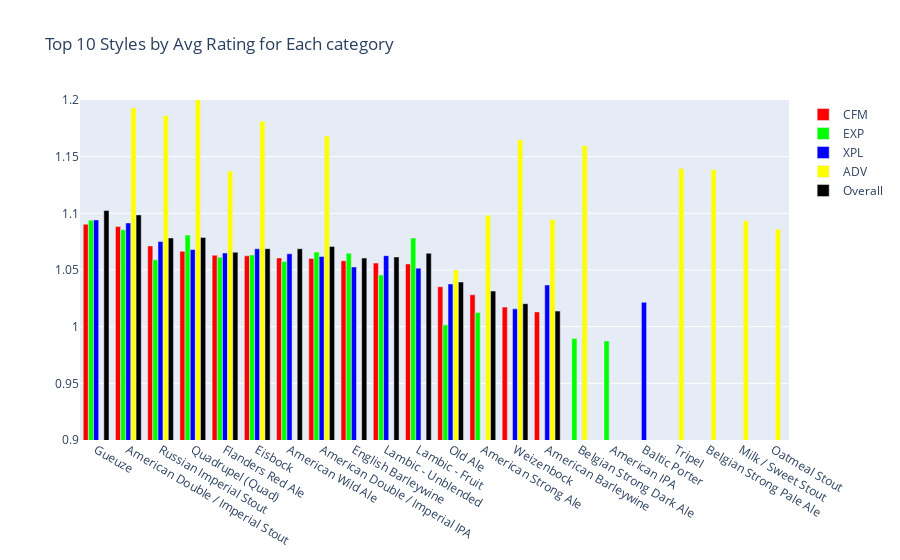

Notebook code for this chart:
### Code cell
# make the plot interactive
fig = go.Figure()

fig.add_trace(go.Bar(
    x=cfm_ratings_by_style.index,
    y=cfm_ratings_by_style_top["norm_rating"].values,
    name='CFM',
    marker_color='#FF0000'
))
fig.add_trace(go.Bar(
    x=exp_ratings_by_style.index,
    y=exp_ratings_by_style_top["norm_rating"].values,
    name='EXP',
    marker_color='#00FF00'
))
fig.add_trace(go.Bar(
    x=xpl_ratings_by_style.index,
    y=xpl_ratings_by_style_top["norm_rating"].values,
    name='XPL',
    marker_color='#0000FF'
))
fig.add_trace(go.Bar(
    x=adv_ratings_by_style.index,
    y=adv_ratings_by_style_top["norm_rating"].values,
    name='ADV',
    marker_color='#FFFF00'
))

fig.add_trace(go.Bar(
    x=overall_ratings_by_style.index,
    y=overall_ratings_by_style_top["norm_rating"].values,
    name='Overall',
    marker_color='#000000'
))

# set y axis to start at 0.9 and end at 1.2
fig.update_yaxes(range=[0.9, 1.2])



# Change the bar mode
fig.update_layout(barmode='group', title="Top 10 Styles by Avg Rating for Each category")
fig.show()

### Figure 1 — Plotly figure (JSON) as saved in the notebook; plotly's stock layout.template omitted (floating-point values rounded to 4 significant figures)
{"data": [{"marker": {"color": "#FF0000"}, "name": "CFM", "type": "bar", "x": ["Gueuze", "American Double / Imperial Stout", "Russian Imperial Stout", "Quadrupel (Quad)", "Flanders Red Ale", "Eisbock", "American Wild Ale", "American Double / Imperial IPA", "English Barleywine", "Lambic - Unblended", "Lambic - Fruit", "Old Ale", "American Strong Ale", "Weizenbock", "American Barleywine", "Baltic Porter", "Flanders Oud Bruin", "Belgian Strong Dark Ale", "Scotch Ale / Wee Heavy", "Milk / Sweet Stout", "Wheatwine", "Tripel", "American Porter", "Berliner Weissbier", "Saison / Farmhouse Ale", "American Double / Imperial Pilsner", "Belgian Strong Pale Ale", "American IPA", "American Black Ale", "Oatmeal Stout", "Doppelbock", "Gose", "Dubbel", "Foreign / Export Stout", "Bière de Garde", "Belgian IPA", "Rauchbier", "American Stout", "English Porter", "Rye Beer", "American Pale Ale (APA)", "English Stout", "American Brown Ale", "Bière de Champagne / Bière Brut", "Sahti", "Smoked Beer", "Dunkelweizen", "Braggot", "Hefeweizen", "Belgian Pale Ale", "English Strong Ale", "Scottish Gruit / Ancient Herbed Ale", "Kellerbier / Zwickelbier", "American Amber / Red Ale", "Belgian Dark Ale", "Roggenbier", "Schwarzbier", "Pumpkin Ale", "California Common / Steam Beer", "Winter Warmer", "Maibock / Helles Bock", "Extra Special / Strong Bitter (ESB)", "Scottish Ale", "Faro", "Altbier", "English Brown Ale", "Märzen / Oktoberfest", "Munich Helles Lager", "Dortmunder / Export Lager", "Munich Dunkel Lager", "Irish Dry Stout", "Kristalweizen", "Witbier", "English Pale Mild Ale", "English Dark Mild Ale", "English Bitter", "American Pale Wheat Ale", "Cream Ale", "American Dark Wheat Ale", "English India Pale Ale (IPA)", "Czech Pilsener", "German Pilsener", "Herbed / Spiced Beer", "Kölsch", "Chile Beer", "American Blonde Ale", "Vienna Lager", "English Pale Ale", "American Pale Lager", "Irish Red Ale", "Fruit / Vegetable Beer", "Bock", "Euro Dark Lager", "Black & Tan", "Kvass", "American Amber / Red Lager", "Euro Pale Lager", "Euro Strong Lager", "Happoshu", "Japanese Rice Lager", "American Adjunct Lager", "Low Alcohol Beer", "American Malt Liquor", "Light Lager"], "y": [1.09, 1.088, 1.071, 1.067, 1.063, 1.063, 1.061, 1.06, 1.058, 1.056, 1.055, 1.035, 1.028, 1.017, 1.013]}, {"marker": {"color": "#00FF00"}, "name": "EXP", "type": "bar", "x": ["Gueuze", "American Double / Imperial Stout", "Quadrupel (Quad)", "Lambic - Fruit", "American Double / Imperial IPA", "English Barleywine", "Eisbock", "Flanders Red Ale", "Russian Imperial Stout", "American Wild Ale", "Lambic - Unblended", "American Strong Ale", "Old Ale", "Belgian Strong Dark Ale", "American IPA", "American Porter", "American Barleywine", "Tripel", "Milk / Sweet Stout", "Flanders Oud Bruin", "Dubbel", "American Pale Ale (APA)", "Baltic Porter", "Belgian Strong Pale Ale", "American Double / Imperial Pilsner", "Weizenbock", "Scotch Ale / Wee Heavy", "Saison / Farmhouse Ale", "Bière de Garde", "Wheatwine", "Kvass", "Berliner Weissbier", "American Black Ale", "Doppelbock", "American Stout", "Oatmeal Stout", "Rauchbier", "Rye Beer", "Hefeweizen", "Foreign / Export Stout", "American Brown Ale", "Sahti", "Belgian IPA", "Gose", "English Stout", "Braggot", "American Amber / Red Ale", "English Porter", "Dunkelweizen", "Pumpkin Ale", "Winter Warmer", "Belgian Pale Ale", "Smoked Beer", "California Common / Steam Beer", "Maibock / Helles Bock", "Dortmunder / Export Lager", "English Strong Ale", "American Pale Wheat Ale", "Bière de Champagne / Bière Brut", "Chile Beer", "Extra Special / Strong Bitter (ESB)", "Kellerbier / Zwickelbier", "Scottish Gruit / Ancient Herbed Ale", "Kölsch", "Munich Dunkel Lager", "Belgian Dark Ale", "Munich Helles Lager", "Roggenbier", "Scottish Ale", "Schwarzbier", "Altbier", "Märzen / Oktoberfest", "English Brown Ale", "English India Pale Ale (IPA)", "Vienna Lager", "Fruit / Vegetable Beer", "Irish Red Ale", "German Pilsener", "Witbier", "Cream Ale", "Herbed / Spiced Beer", "English Dark Mild Ale", "American Blonde Ale", "Irish Dry Stout", "Kristalweizen", "English Bitter", "English Pale Ale", "American Pale Lager", "American Dark Wheat Ale", "Czech Pilsener", "Euro Dark Lager", "Bock", "English Pale Mild Ale", "American Amber / Red Lager", "Black & Tan", "Happoshu", "Japanese Rice Lager", "Euro Pale Lager", "Euro Strong Lager", "American Adjunct Lager", "American Malt Liquor", "Light Lager"], "y": [1.094, 1.086, 1.081, 1.078, 1.066, 1.065, 1.063, 1.061, 1.059, 1.057, 1.046, 1.012, 1.002, 0.9896, 0.9874]}, {"marker": {"color": "#0000FF"}, "name": "XPL", "type": "bar", "x": ["Gueuze", "American Double / Imperial Stout", "Russian Imperial Stout", "Eisbock", "Quadrupel (Quad)", "Flanders Red Ale", "American Wild Ale", "Lambic - Unblended", "American Double / Imperial IPA", "English Barleywine", "Lambic - Fruit", "Old Ale", "American Barleywine", "Baltic Porter", "Weizenbock", "Flanders Oud Bruin", "American Strong Ale", "Belgian Strong Dark Ale", "Milk / Sweet Stout", "Berliner Weissbier", "Wheatwine", "Saison / Farmhouse Ale", "Gose", "Scotch Ale / Wee Heavy", "Tripel", "American Porter", "Oatmeal Stout", "American IPA", "American Black Ale", "Doppelbock", "Belgian Strong Pale Ale", "Bière de Champagne / Bière Brut", "Belgian IPA", "Foreign / Export Stout", "Rauchbier", "American Double / Imperial Pilsner", "American Stout", "Dubbel", "Bière de Garde", "English Porter", "Rye Beer", "Smoked Beer", "American Brown Ale", "Sahti", "Kellerbier / Zwickelbier", "American Pale Ale (APA)", "English Strong Ale", "Braggot", "Scottish Gruit / Ancient Herbed Ale", "Roggenbier", "Dunkelweizen", "Belgian Pale Ale", "English Stout", "Schwarzbier", "Winter Warmer", "Maibock / Helles Bock", "Hefeweizen", "Altbier", "Irish Dry Stout", "Extra Special / Strong Bitter (ESB)", "Belgian Dark Ale", "Pumpkin Ale", "California Common / Steam Beer", "Faro", "Scottish Ale", "American Amber / Red Ale", "English Dark Mild Ale", "Munich Dunkel Lager", "Witbier", "Märzen / Oktoberfest", "Munich Helles Lager", "English Brown Ale", "Kölsch", "English India Pale Ale (IPA)", "English Pale Mild Ale", "American Dark Wheat Ale", "Czech Pilsener", "Dortmunder / Export Lager", "Cream Ale", "American Pale Wheat Ale", "English Bitter", "Kristalweizen", "Bock", "Herbed / Spiced Beer", "Irish Red Ale", "German Pilsener", "English Pale Ale", "Chile Beer", "Fruit / Vegetable Beer", "Vienna Lager", "American Blonde Ale", "Euro Dark Lager", "Kvass", "American Pale Lager", "Black & Tan", "American Amber / Red Lager", "Euro Pale Lager", "Japanese Rice Lager", "Happoshu", "Euro Strong Lager", "American Adjunct Lager", "Low Alcohol Beer", "American Malt Liquor", "Light Lager"], "y": [1.094, 1.092, 1.075, 1.069, 1.068, 1.065, 1.064, 1.063, 1.062, 1.053, 1.052, 1.038, 1.037, 1.021, 1.016]}, {"marker": {"color": "#FFFF00"}, "name": "ADV", "type": "bar", "x": ["Quadrupel (Quad)", "American Double / Imperial Stout", "Russian Imperial Stout", "Eisbock", "American Double / Imperial IPA", "Weizenbock", "Belgian Strong Dark Ale", "Tripel", "Belgian Strong Pale Ale", "Flanders Red Ale", "American Strong Ale", "American Barleywine", "Milk / Sweet Stout", "Oatmeal Stout", "Old Ale", "Wheatwine", "Flanders Oud Bruin", "Doppelbock", "Scotch Ale / Wee Heavy", "Baltic Porter", "Dubbel", "Foreign / Export Stout", "American Black Ale", "American IPA", "Belgian IPA", "Gueuze", "American Porter", "American Wild Ale", "English Barleywine", "American Stout", "English Porter", "Lambic - Fruit", "American Double / Imperial Pilsner", "English Stout", "Sahti", "Dunkelweizen", "Scottish Ale", "California Common / Steam Beer", "Faro", "Rauchbier", "Hefeweizen", "English Strong Ale", "American Brown Ale", "Saison / Farmhouse Ale", "Rye Beer", "Maibock / Helles Bock", "Bière de Garde", "Schwarzbier", "Irish Dry Stout", "Winter Warmer", "Smoked Beer", "American Pale Ale (APA)", "Scottish Gruit / Ancient Herbed Ale", "Altbier", "Lambic - Unblended", "Märzen / Oktoberfest", "Gose", "Extra Special / Strong Bitter (ESB)", "Kellerbier / Zwickelbier", "Belgian Dark Ale", "Munich Helles Lager", "English Brown Ale", "Munich Dunkel Lager", "American Amber / Red Ale", "Belgian Pale Ale", "Pumpkin Ale", "Witbier", "English India Pale Ale (IPA)", "Braggot", "Berliner Weissbier", "Bière de Champagne / Bière Brut", "Vienna Lager", "Kölsch", "Irish Red Ale", "Roggenbier", "Czech Pilsener", "American Dark Wheat Ale", "English Pale Ale", "American Pale Wheat Ale", "English Dark Mild Ale", "Dortmunder / Export Lager", "Bock", "English Bitter", "Cream Ale", "Herbed / Spiced Beer", "American Blonde Ale", "Kristalweizen", "English Pale Mild Ale", "Euro Dark Lager", "Black & Tan", "German Pilsener", "American Amber / Red Lager", "Fruit / Vegetable Beer", "Chile Beer", "American Pale Lager", "Kvass", "Euro Pale Lager", "Japanese Rice Lager", "Euro Strong Lager", "Happoshu", "American Adjunct Lager", "Low Alcohol Beer", "American Malt Liquor", "Light Lager"], "y": [1.215, 1.193, 1.186, 1.181, 1.168, 1.165, 1.16, 1.139, 1.138, 1.137, 1.098, 1.095, 1.093, 1.086, 1.05]}, {"marker": {"color": "#000000"}, "name": "Overall", "type": "bar", "x": ["Gueuze", "American Double / Imperial Stout", "Quadrupel (Quad)", "Russian Imperial Stout", "American Double / Imperial IPA", "Eisbock", "American Wild Ale", "Flanders Red Ale", "Lambic - Fruit", "Lambic - Unblended", "English Barleywine", "Old Ale", "American Strong Ale", "Weizenbock", "American Barleywine", "Flanders Oud Bruin", "Baltic Porter", "Belgian Strong Dark Ale", "Milk / Sweet Stout", "Scotch Ale / Wee Heavy", "Tripel", "American Porter", "American IPA", "Berliner Weissbier", "Wheatwine", "Saison / Farmhouse Ale", "American Black Ale", "Belgian Strong Pale Ale", "Oatmeal Stout", "American Double / Imperial Pilsner", "Doppelbock", "Gose", "Dubbel", "Foreign / Export Stout", "Belgian IPA", "Bière de Garde", "English Porter", "American Stout", "Rye Beer", "Rauchbier", "American Pale Ale (APA)", "English Stout", "American Brown Ale", "Hefeweizen", "Sahti", "Dunkelweizen", "Bière de Champagne / Bière Brut", "Braggot", "Smoked Beer", "English Strong Ale", "Belgian Pale Ale", "Roggenbier", "Kellerbier / Zwickelbier", "Scottish Gruit / Ancient Herbed Ale", "American Amber / Red Ale", "Maibock / Helles Bock", "Schwarzbier", "California Common / Steam Beer", "Winter Warmer", "Belgian Dark Ale", "Pumpkin Ale", "Scottish Ale", "Extra Special / Strong Bitter (ESB)", "Faro", "Altbier", "Irish Dry Stout", "Märzen / Oktoberfest", "Munich Helles Lager", "English Brown Ale", "Munich Dunkel Lager", "Dortmunder / Export Lager", "Witbier", "English Dark Mild Ale", "American Pale Wheat Ale", "Czech Pilsener", "American Dark Wheat Ale", "English India Pale Ale (IPA)", "Cream Ale", "English Bitter", "Kristalweizen", "Kölsch", "German Pilsener", "Herbed / Spiced Beer", "English Pale Mild Ale", "Vienna Lager", "English Pale Ale", "Irish Red Ale", "American Blonde Ale", "Chile Beer", "Bock", "Fruit / Vegetable Beer", "American Pale Lager", "Euro Dark Lager", "Kvass", "Black & Tan", "American Amber / Red Lager", "Euro Pale Lager", "Euro Strong Lager", "Japanese Rice Lager", "Happoshu", "American Adjunct Lager", "American Malt Liquor", "Low Alcohol Beer", "Light Lager"], "y": [1.102, 1.099, 1.079, 1.078, 1.071, 1.069, 1.069, 1.066, 1.065, 1.062, 1.061, 1.039, 1.031, 1.02, 1.014]}], "layout": {"barmode": "group", "title": {"text": "Top 10 Styles by Avg Rating for Each category"}, "yaxis": {"range": [0.9, 1.2]}}}
